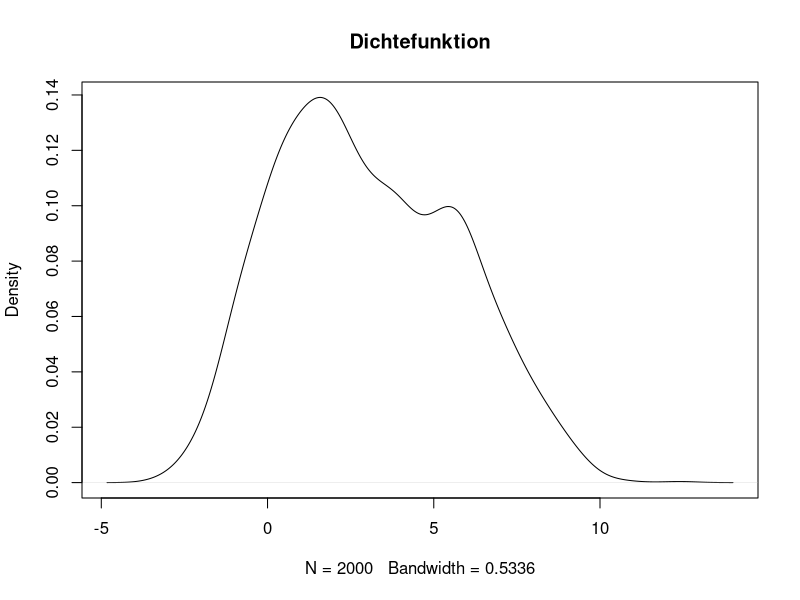

Write the R code that produced this figure.
x = rnorm(1000,  mean = 1, sd = 1.5) # n = 1000
y = rnorm(1000, mean = 5, sd = 2)
z = c(x,y)
plot(density(z),main="Dichtefunktion")
